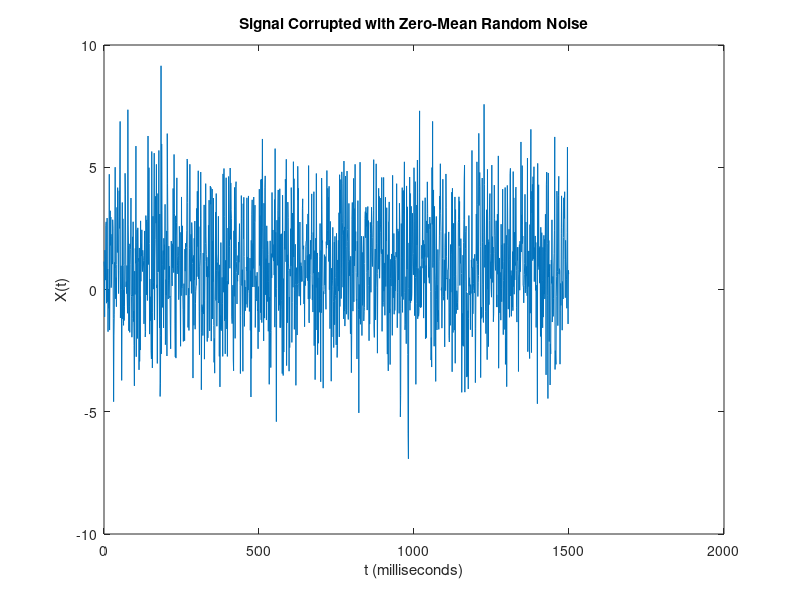
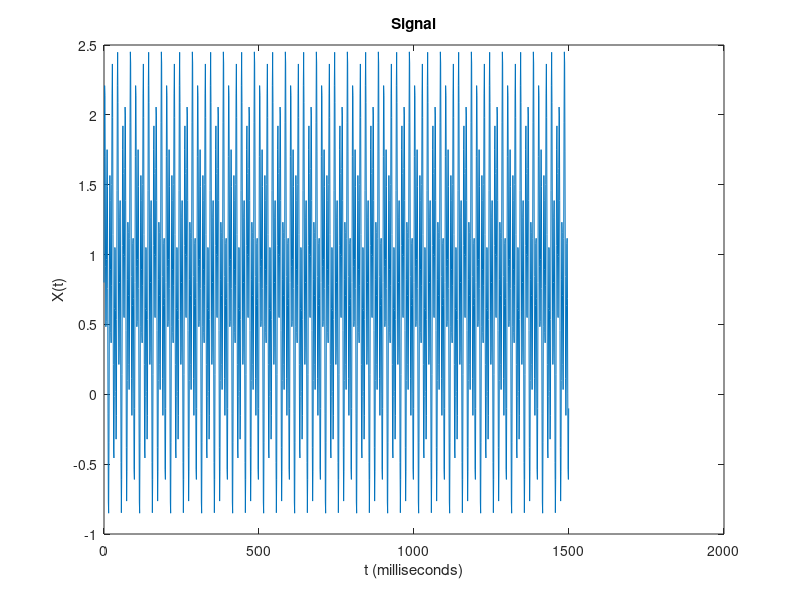
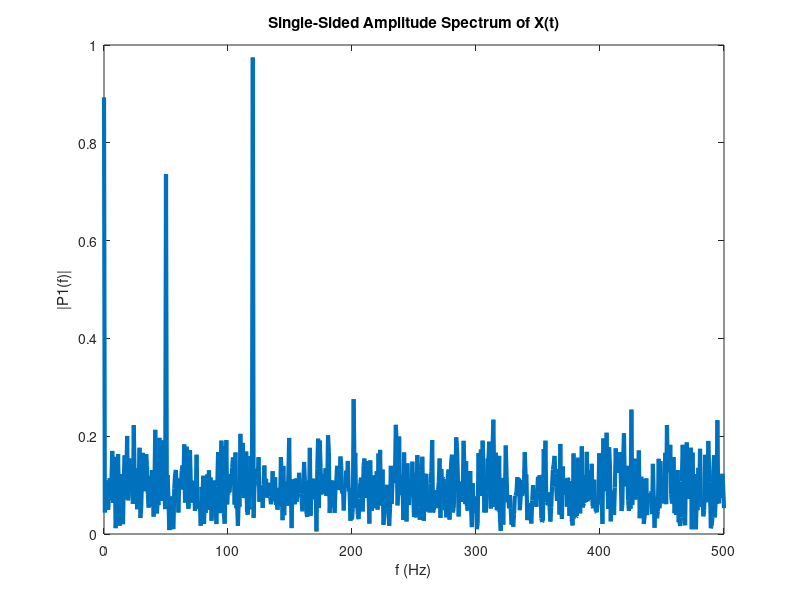

Write MATLAB code to recreate these figures, in order. (Note: this script raises an error after producing the figures.)
%Alright, we need to figure this out.
%Frank needs to correctly use the spectrum to separate the timeseries.

%Sampling frequency: 1 kHz
%Signal duration: 1.5 seconds

Fs = 1000;            % Sampling frequency                    
T = 1/Fs;             % Sampling period       
L = 1500;             % Length of signal
t = (0:L-1)*T;        % Time vector

S = 0.8 + 0.7*sin(2*pi*50*t) + sin(2*pi*120*t);

data = S + 2*randn(size(t));


figure()
plot(1000*t,data)
title("Signal Corrupted with Zero-Mean Random Noise")
xlabel("t (milliseconds)")
ylabel("X(t)")

figure()
plot(1000*t,S)
title("Signal")
xlabel("t (milliseconds)")
ylabel("X(t)")


Y = fft(data)
P2 = abs(Y/L);
P1 = P2(1:L/2+1);
P1(2:end-1) = 2*P1(2:end-1);


f = Fs/L*(0:(L/2));
figure()
plot(f,P1,"LineWidth",3) 
title("Single-Sided Amplitude Spectrum of X(t)")
xlabel("f (Hz)")
ylabel("|P1(f)|")


segmentLength = 1000;
noverlap = 500;
[pxx,f] = pwelch(data,segmentLength,noverlap,40,Fs);

[pxx,f] = pwelch(data);

figure()
plot(f,10*log10(pxx))
xlabel('Frequency (Hz)')
ylabel('PSD (dB/Hz)')
title('Example Signal, 50% overlap')



figure()
plot(Fs/L*(0:L-1),abs(Y),"LineWidth",3)
title("Complex Magnitude of fft Spectrum")
xlabel("f (Hz)")
ylabel("|fft(X)|")
figure()
plot(Fs/L*(-L/2:L/2-1),abs(fftshift(Y)),"LineWidth",3)
title("fft Spectrum in the Positive and Negative Frequencies")
xlabel("f (Hz)")
ylabel("|fft(X)|")


Y = fft(S);
P2 = abs(Y/L);
P1 = P2(1:L/2+1);
P1(2:end-1) = 2*P1(2:end-1);
figure()
plot(f,P1,"LineWidth",3) 
title("Single-Sided Amplitude Spectrum of S(t)")
xlabel("f (Hz)")
ylabel("|P1(f)|")

 %Franks Hanning Window Implementation

Fs = 1000;            % Sampling frequency                    
T = 1/Fs;             % Sampling period       
L = 1500;             % Length of signal
t = (0:L-1)*T;        % Time vector
f = Fs/L*(0:(L/2));

S = 0.8 + 0.7*sin(2*pi*50*t) + sin(2*pi*120*t);

data = S + 2*randn(size(t));
hannWind = hanning(40);


dataTest = data.*hannWind;

figure()
wvtool(hannWind)


Ywindow = fft(dataTest);
P2window = abs(Ywindow/L);
P1window = P2window(1:L/2+1);
P1window(2:end-1) = 2*P1window(2:end-1);
figure()
plot(f,P1window,"LineWidth",3) 
title("Single-Sided Amplitude Spectrum of S(t)")
xlabel("f (Hz)")
ylabel("|P1(f)|")




Y = fft(data);
P2 = abs(Y/L);
P1 = P2(1:L/2+1);
P1(2:end-1) = 2*P1(2:end-1);
figure()
plot(f,P1,"LineWidth",3) 
title("Single-Sided Amplitude Spectrum of S(t)")
xlabel("f (Hz)")
ylabel("|P1(f)|")




%%
% Okay, gotta experiment with my data
% 1hz = 1 per second
% 1/3600 Hz = 1 per hour? I think
% Frank ran "deepCutz"
deepCutz
clearvars -except receiverData oneDrive githubToolbox
close all

%
Fs = 1/3600;        % Sampling Frequency, hourly
T = 1/Fs            % Sample Period
L = length(receiverData{5}.HourlyDets)          % Length of Signal
t = (0:L-1)*T;

%Testing my data
T = receiverData{5}.DT
% T2 = receiverData{5}.DT
data = receiverData{5}.HourlyDets';
window = hanning(40);

f = Fs/L*(0:(L/2));

figure()
plot(T,data)
title("Row in the Time Domain")

%
Y = fft(data);
P2 = abs(Y/L);
P1 = P2(1:L/2+1);
P1(2:end-1) = 2*P1(2:end-1);
figure()
plot(f,P1,"LineWidth",3) 
title("FFT: Off Reef, No Window")
xlabel("f (Hz)")
ylabel("|P1(f)|")


%%
dataTest = data.*window;


Ywindow = fft(dataTest);
P2window = abs(Ywindow/L);
P1window = P2window(1:L/2+1);
P1window(2:end-1) = 2*P1window(2:end-1);
figure()
plot(f,P1window,"LineWidth",3) 
title("Single-Sided Amplitude Spectrum, Data: 80-Hour  Hanning Window, Off Reef")
xlabel("f (Hz)")
ylabel("|P1(f)|")


















%%




Y = fft(data,L);
windowY = fft(window.*data,:)

figure()
plot(Fs/L*(0:L-1),abs(Y),"LineWidth",3)
title("Complex Magnitude of fft Spectrum")
xlabel("f (Hz)")
ylabel("|fft(X)|")


%
figure()
plot(Fs/L*(-L/2:L/2-1),abs(fftshift(Y)),"LineWidth",3)
title("fft Spectrum in the Positive and Negative Frequencies")
xlabel("f (Hz)")
ylabel("|fft(X)|")


P2 = abs(Y/L);
P1 = P2(1:L/2+1);
P1(2:end-1) = 2*P1(2:end-1);


f = Fs/L*(0:(L/2));
plot(f,P1,"LineWidth",3) 
title("Single-Sided Amplitude Spectrum of X(t),NoFilter")
xlabel("f (Hz)")
ylabel("|P1(f)|")







%%
%Off reef is super obvious: tides and daily.
%On reef is not. Need to look at lowpass/highpass filters, or windowing.
Fs = 1/3600;        % Sampling Frequency
T = 1/Fs            % Sample Period
L = length(receiverData{5}.HourlyDets)          % Length of Signal
% L = length(receiverData{5}.HourlyDets)
t = (0:L-1)*T;


%Testing my data
T = receiverData{4}.DT
% T2 = receiverData{5}.DT
data = receiverData{4}.HourlyDets;
% X2 = receiverData{5}.HourlyDets;




%40 hour pass
wpass = 1/(40*3600);


dataHighFilter = highpass(data,wpass);
dataLowFilter   = lowpass(data,wpass);

Y = fft(dataHighFilter,L);
% Y2 = fft(X2,L2);

figure()
plot(Fs/L*(0:L-1),abs(Y),"LineWidth",3)
title("Complex Magnitude of fft Spectrum")
xlabel("f (Hz)")
ylabel("|fft(X)|")


%
figure()
plot(Fs/L*(-L/2:L/2-1),abs(fftshift(Y)),"LineWidth",3)
title("fft Spectrum in the Positive and Negative Frequencies")
xlabel("f (Hz)")
ylabel("|fft(X)|")


P2 = abs(Y/L);
P1 = P2(1:L/2+1);
P1(2:end-1) = 2*P1(2:end-1);


f = Fs/L*(0:(L/2));
plot(f,P1,"LineWidth",3) 
title("Single-Sided Amplitude Spectrum of X(t), HighFilter")
xlabel("f (Hz)")
ylabel("|P1(f)|")

%
Y = fft(dataLowFilter,L);
% Y2 = fft(X2,L2);

figure()
plot(Fs/L*(0:L-1),abs(Y),"LineWidth",3)
title("Complex Magnitude of fft Spectrum")
xlabel("f (Hz)")
ylabel("|fft(X)|")


%
figure()
plot(Fs/L*(-L/2:L/2-1),abs(fftshift(Y)),"LineWidth",3)
title("fft Spectrum in the Positive and Negative Frequencies")
xlabel("f (Hz)")
ylabel("|fft(X)|")


P2 = abs(Y/L);
P1 = P2(1:L/2+1);
P1(2:end-1) = 2*P1(2:end-1);


f = Fs/L*(0:(L/2));
plot(f,P1,"LineWidth",3) 
title("Single-Sided Amplitude Spectrum of X(t), LowFilter")
xlabel("f (Hz)")
ylabel("|P1(f)|")







%%


Fs = 1000;                    % Sampling frequency
T = 1/Fs;                     % Sampling period
L = 1000;                     % Length of signal
t = (0:L-1)*T;                % Time vector

x1 = cos(2*pi*50*t);          % First row wave
x2 = cos(2*pi*150*t);         % Second row wave
x3 = cos(2*pi*300*t);         % Third row wave

data = [x1; x2; x3];

figure()
for i = 1:3
    subplot(3,1,i)
    plot(t(1:100),data(i,1:100))
    title("Row " + num2str(i) + " in the Time Domain")
end


dim = 2;
Y = fft(data,L,dim);
P2 = abs(Y/L);
P1 = P2(:,1:L/2+1);
P1(:,2:end-1) = 2*P1(:,2:end-1);

figure()
for i=1:3
    subplot(3,1,i)
    plot(0:(Fs/L):(Fs/2-Fs/L),P1(i,1:L/2))
    title("Row " + num2str(i) + " in the Frequency Domain")
end


%%
%Frank testing ADCP?

tidalAnalysis2020
clearvars -except githubToolbox localplots oneDrive adcp rotUtideShore ut vt localPlots matlabToolbox oneDrive tideDN tideDT rotUtideShore rotVtideShore uz vz
close all

time = datetime(adcp.dn(1:2:end),'convertFrom','datenum')
uz = uz(1:2:end);
vz = vz(1:2:end);


Fs = 1/3600;        % Sampling Frequency, hourly
T = 1/Fs            % Sample Period
L = length(vz)          % Length of Signal
t = (0:L-1)*T;

%Testing my data
T = time;
% T2 = receiverData{5}.DT
data = ut;
dataY = vt;
% window = hanning(1000);


segmentLength = 80;
noverlap = 40;
f = Fs/L*(0:(L/2));


[pxx,f] = pwelch(data,segmentLength,noverlap,40,Fs);



figure()
plot(f,10*log10(pxx))

xlabel('Frequency (Hz)')
ylabel('PSD (dB/Hz)')
title('ADCP VZ Raw, 50% overlap')


starts = 1:20:2700;

dataNew = data(1:40);
for k = 2:134
    dataNew(k,:) = data(starts(k):starts(k)+39)
end


Y = fft(dataNew)

Ytest = fft(data)



%
wpass = 1/(40*3600);
dataHighFilter = highpass(data,wpass);
dataLowFilter   = lowpass(data,wpass);
%

f = Fs/L*(0:(L/2));

test = cwtfilterbank(signalLength=1000, samplingFrequency=Fs)





figure()
plot(T,data)
title("Row in the Time Domain")


Y = fft(data);
P2 = abs(Y/L);
P1 = P2(1:L/2+1);
P1(2:end-1) = 2*P1(2:end-1);
figure()
plot(f,P1,"LineWidth",3) 
title("ADCP no Window, U")
xlabel("f (Hz)")
ylabel("|P1(f)|")


%%
dataTest = data.*window;


Ywindow = fft(dataTest);
P2window = abs(Ywindow/L);
P1window = P2window(1:L/2+1);
P1window(2:end-1) = 2*P1window(2:end-1);
figure()
plot(f,P1window,"LineWidth",3) 
title("ADCP, 40 Window, U")
xlabel("f (Hz)")
ylabel("|P1(f)|")
